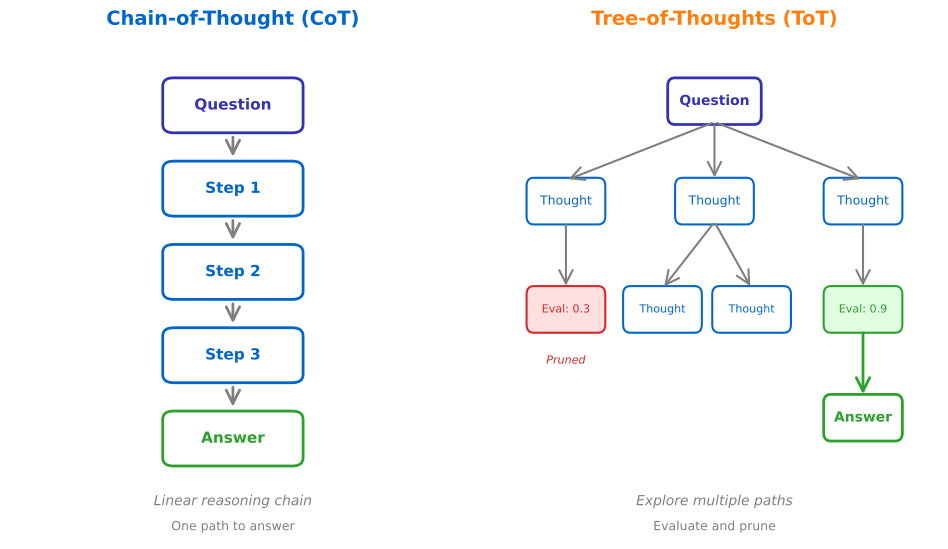

The script that saved this image:
"""
Chain-of-Thought vs Tree-of-Thoughts Comparison
Week 2 - LLM Foundations for Agents
Visualizes the structural difference between linear CoT and branching ToT
"""

from pathlib import Path

import matplotlib.patches as mpatches
import matplotlib.pyplot as plt
import numpy as np
from matplotlib.patches import Circle, FancyBboxPatch

# Chart settings for Beamer slides (scaled for 70% display)
plt.rcParams.update(
    {
        "font.size": 24,
        "axes.labelsize": 24,
        "axes.titlesize": 26,
        "xtick.labelsize": 22,
        "ytick.labelsize": 22,
        "legend.fontsize": 22,
        "figure.figsize": (10, 6),
        "figure.dpi": 150,
        "font.family": "sans-serif",
    }
)

# ML Course color palette
MLPURPLE = "#3333B2"
MLLAVENDER = "#ADADE0"
MLBLUE = "#0066CC"
MLORANGE = "#FF7F0E"
MLGREEN = "#2CA02C"
MLRED = "#D62728"
MLGRAY = "#7F7F7F"

fig, (ax1, ax2) = plt.subplots(1, 2, figsize=(10, 6))

# ========== LEFT: Chain-of-Thought (Linear) ==========
ax1.set_xlim(0, 4)
ax1.set_ylim(0, 6)
ax1.axis("off")
ax1.set_title("Chain-of-Thought (CoT)", fontsize=14, fontweight="bold", color=MLBLUE, pad=10)

# Draw linear chain
cot_nodes = [
    (2, 5.2, "Question", MLPURPLE),
    (2, 4.2, "Step 1", MLBLUE),
    (2, 3.2, "Step 2", MLBLUE),
    (2, 2.2, "Step 3", MLBLUE),
    (2, 1.2, "Answer", MLGREEN),
]

for i, (x, y, label, color) in enumerate(cot_nodes):
    box = FancyBboxPatch(
        (x - 0.6, y - 0.3),
        1.2,
        0.6,
        boxstyle="round,pad=0.03,rounding_size=0.1",
        facecolor="white",
        edgecolor=color,
        linewidth=2,
    )
    ax1.add_patch(box)
    ax1.text(x, y, label, fontsize=11, ha="center", va="center", fontweight="bold", color=color)

    # Draw arrow to next node
    if i < len(cot_nodes) - 1:
        ax1.annotate(
            "",
            xy=(2, cot_nodes[i + 1][1] + 0.35),
            xytext=(2, y - 0.35),
            arrowprops=dict(arrowstyle="->", color=MLGRAY, lw=2),
        )

# Add description
ax1.text(2, 0.4, "Linear reasoning chain", fontsize=10, ha="center", color=MLGRAY, style="italic")
ax1.text(2, 0.1, "One path to answer", fontsize=9, ha="center", color=MLGRAY)

# ========== RIGHT: Tree-of-Thoughts (Branching) ==========
ax2.set_xlim(0, 6)
ax2.set_ylim(0, 6)
ax2.axis("off")
ax2.set_title("Tree-of-Thoughts (ToT)", fontsize=14, fontweight="bold", color=MLORANGE, pad=10)

# Draw tree structure
# Level 0: Question
ax2.add_patch(
    FancyBboxPatch(
        (2.4, 5.0),
        1.2,
        0.5,
        boxstyle="round,pad=0.03,rounding_size=0.1",
        facecolor="white",
        edgecolor=MLPURPLE,
        linewidth=2,
    )
)
ax2.text(
    3, 5.25, "Question", fontsize=10, ha="center", va="center", fontweight="bold", color=MLPURPLE
)

# Level 1: Three branches
level1_x = [1.0, 3.0, 5.0]
for x in level1_x:
    ax2.add_patch(
        FancyBboxPatch(
            (x - 0.5, 3.8),
            1.0,
            0.5,
            boxstyle="round,pad=0.03,rounding_size=0.1",
            facecolor="white",
            edgecolor=MLBLUE,
            linewidth=1.5,
        )
    )
    ax2.text(x, 4.05, "Thought", fontsize=9, ha="center", va="center", color=MLBLUE)
    # Arrow from question
    ax2.annotate(
        "", xy=(x, 4.3), xytext=(3, 5.0), arrowprops=dict(arrowstyle="->", color=MLGRAY, lw=1.5)
    )

# Level 2: Evaluate and expand
# Left branch (pruned - marked with X)
ax2.add_patch(
    FancyBboxPatch(
        (0.5, 2.5),
        1.0,
        0.5,
        boxstyle="round,pad=0.03,rounding_size=0.1",
        facecolor="#FFE0E0",
        edgecolor=MLRED,
        linewidth=1.5,
    )
)
ax2.text(1.0, 2.75, "Eval: 0.3", fontsize=8, ha="center", va="center", color=MLRED)
ax2.annotate(
    "", xy=(1.0, 3.0), xytext=(1.0, 3.8), arrowprops=dict(arrowstyle="->", color=MLGRAY, lw=1.5)
)
ax2.text(1.0, 2.1, "Pruned", fontsize=8, ha="center", color=MLRED, style="italic")

# Middle branch (continues)
for x_offset in [-0.6, 0.6]:
    ax2.add_patch(
        FancyBboxPatch(
            (2.4 + x_offset, 2.5),
            1.0,
            0.5,
            boxstyle="round,pad=0.03,rounding_size=0.1",
            facecolor="white",
            edgecolor=MLBLUE,
            linewidth=1.5,
        )
    )
    ax2.text(2.9 + x_offset, 2.75, "Thought", fontsize=8, ha="center", va="center", color=MLBLUE)
    ax2.annotate(
        "",
        xy=(2.9 + x_offset, 3.0),
        xytext=(3.0, 3.8),
        arrowprops=dict(arrowstyle="->", color=MLGRAY, lw=1.5),
    )

# Right branch (continues to answer)
ax2.add_patch(
    FancyBboxPatch(
        (4.5, 2.5),
        1.0,
        0.5,
        boxstyle="round,pad=0.03,rounding_size=0.1",
        facecolor="#E0FFE0",
        edgecolor=MLGREEN,
        linewidth=1.5,
    )
)
ax2.text(5.0, 2.75, "Eval: 0.9", fontsize=8, ha="center", va="center", color=MLGREEN)
ax2.annotate(
    "", xy=(5.0, 3.0), xytext=(5.0, 3.8), arrowprops=dict(arrowstyle="->", color=MLGRAY, lw=1.5)
)

# Final answer (from best branch)
ax2.add_patch(
    FancyBboxPatch(
        (4.5, 1.2),
        1.0,
        0.5,
        boxstyle="round,pad=0.03,rounding_size=0.1",
        facecolor="white",
        edgecolor=MLGREEN,
        linewidth=2,
    )
)
ax2.text(
    5.0, 1.45, "Answer", fontsize=10, ha="center", va="center", fontweight="bold", color=MLGREEN
)
ax2.annotate(
    "", xy=(5.0, 1.7), xytext=(5.0, 2.5), arrowprops=dict(arrowstyle="->", color=MLGREEN, lw=2)
)

# Add description
ax2.text(3, 0.4, "Explore multiple paths", fontsize=10, ha="center", color=MLGRAY, style="italic")
ax2.text(3, 0.1, "Evaluate and prune", fontsize=9, ha="center", color=MLGRAY)

plt.tight_layout()
plt.savefig(
    Path(__file__).parent / "cot_vs_tot.pdf",
    dpi=300,
    bbox_inches="tight",
    facecolor="white",
    edgecolor="none",
)
plt.close()

print(f"Chart saved to {Path(__file__).parent / 'cot_vs_tot.pdf'}")
